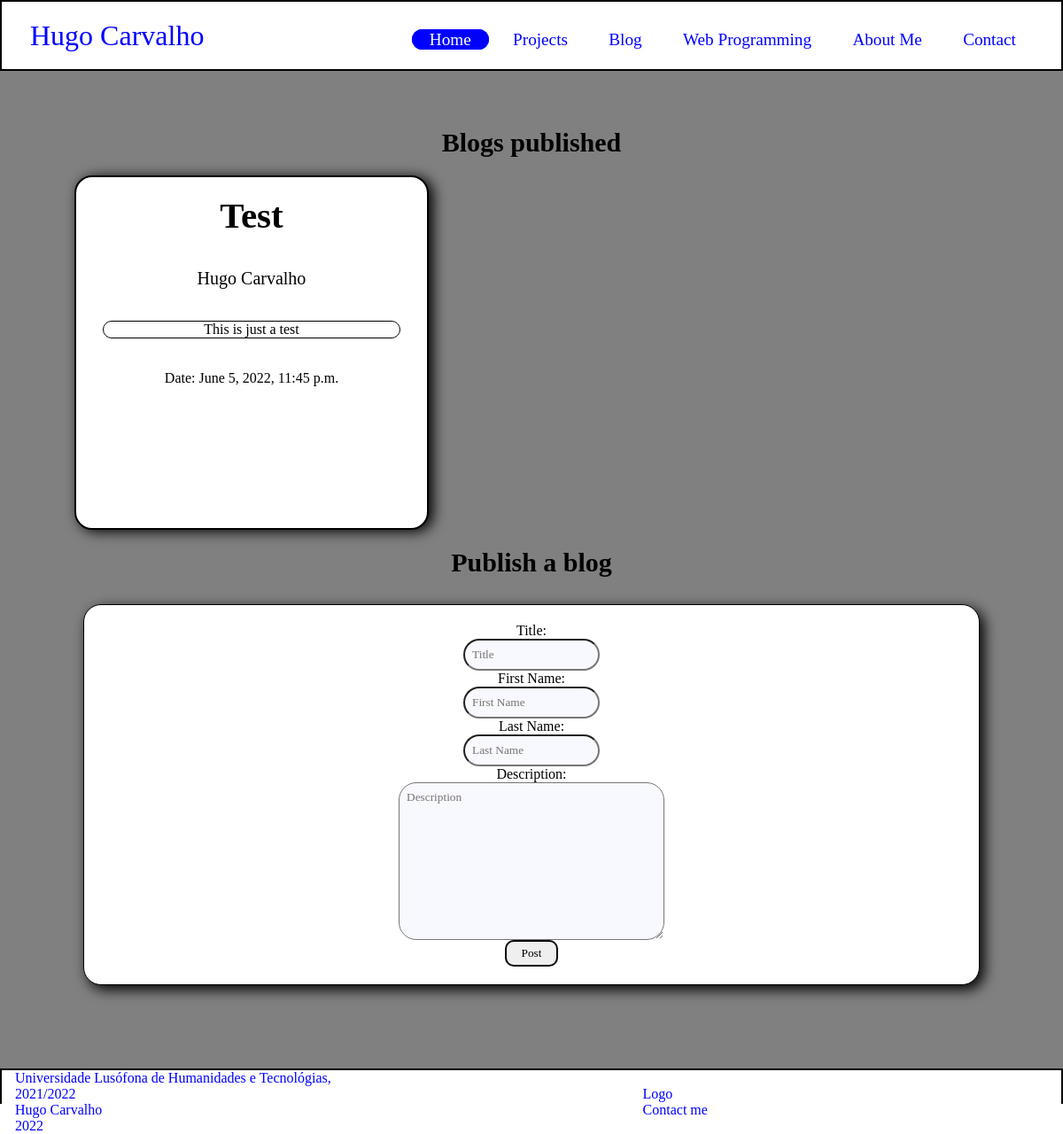
Page /blog on the committed database.
### portfolio/models.py (models this page shows, shortened)
class BlogsAnswers(models.Model):
    titulo = models.CharField(max_length=10)
    firstName = models.CharField(max_length=50)
    lastName = models.CharField(max_length=50)
    data = models.DateTimeField(default=timezone.now)
    description = models.TextField(max_length=1000)

### portfolio/views.py (the view)
# urls.py: path('blog', views.blog_view,name='blog'),
def blog_view(request):
    data = datetime.datetime.today().year
    form = forms.BlogForm(request.POST or None)
    duplicade = False
    if form.is_valid():
        for blog in models.BlogsAnswers.objects.all():
            if blog.description == form.instance.description:
                duplicade = True
            if not duplicade:
                form.save()
    form = forms.BlogForm()
    blog = models.BlogsAnswers.objects.all()
    context = {
        'ano': data,
        'blogs': blog,
        'form': form,
    }
    return render(request, 'portfolio/blog.html', context)

### portfolio/forms.py
class BlogForm(ModelForm):
    class Meta:
        model = BlogsAnswers
        fields = ['titulo', 'firstName', 'lastName', 'description']
        labels = {
            'titulo': 'Title',
            'firstName': 'First Name',
            'lastName': 'Last Name',
            'description': 'Description',
        }
        widgets = {
            'titulo': forms.TextInput(attrs={'class': 'form-control', 'placeholder': 'Title'}),
            'firstName': forms.TextInput(attrs={'class': 'form-control', 'placeholder': 'First Name'}),
            'lastName': forms.TextInput(attrs={'class': 'form-control', 'placeholder': 'Last Name'}),
            'description': forms.Textarea(attrs={'class': 'form-control', 'placeholder': 'Description'}),
        }

### portfolio/templates/portfolio/blog.html (shortened to what this page needs)
{% extends 'portfolio/layout.html' %}
    {% block head %}
        {% load static %}
        <link rel="stylesheet" href="{% static 'portfolio/css/blog.css' %}">
        <link rel="stylesheet" href="{% static 'portfolio/css/Stylesheet.css' %}">
        <link rel="stylesheet" href="https://cdnjs.cloudflare.com/ajax/libs/font-awesome/4.7.0/css/font-awesome.min.css">
    {% endblock %}
{% block main %}
    <h2>Blogs published</h2>
    {% for blog in blogs %}
        <div class="blog">
            <div><h3>{{ blog.titulo }}</h3></div>
            <div>{{ blog.firstName }} {{ blog.lastName }}</div>
            <div class="description">{{ blog.description }}</div>
            <div>Date: {{ blog.data }}</div>
        </div>
    {% endfor %}
    <h2>Publish a blog</h2>
    <div class="form">
        <form action="" method="POST">
            {{ form.as_p}}
            <button type="submit">Post</button>
        </form>
    </div>
{% endblock %}

### portfolio/static/portfolio/css/Stylesheet.css (style rules this page uses)
* { font-family: "Gill Sans"; padding: 0; margin: 0; box-sizing: border-box; }
body { display: flex; flex-direction: column; min-height: 100vh; }

### portfolio/static/portfolio/css/blog.css (style rules this page uses)
h2 { text-align: center; font-size: 30px; }
.blog { border: 2px solid black; display: flex; flex-flow: column; gap: 16px; width: 400px; min-height: 400px; border-radius: 20px; background-color: white; padding: 10px 20px; margin: 20px; text-align: center; box-shadow: 5px 2px 15px black; }
.blog div:nth-child(2) { font-size: 20px; }
.description { border: 1px solid black; border-radius: 15px; }
.blog > div { margin: 10px; }
.blog div:last-child { top: 0; }
.blog div:first-child { font-size: 35px; }
.form { border: 1px solid black; border-radius: 20px; background-color: white; margin: 30px; padding: 20px 30px; text-align: center; display: flex; justify-content: center; box-shadow: 5px 5px 15px black; flex-flow: column; }
.form * { vertical-align: top; }
label:first-child { display: flex; justify-content: center; }
input { border-radius: 20px; padding: 8px; background-color: ghostwhite; }
form textarea { border-radius: 20px; background-color: ghostwhite; color: white; padding: 8px; width: 300px; }
button { border: 2px solid black; height: 30px; width: 60px; border-radius: 10px; }

### rows in the picture
BlogsAnswers: titulo "Test", firstName "Hugo", lastName "Carvalho", description "This is just a test", data "June 5, 2022, 11:45 p.m."
